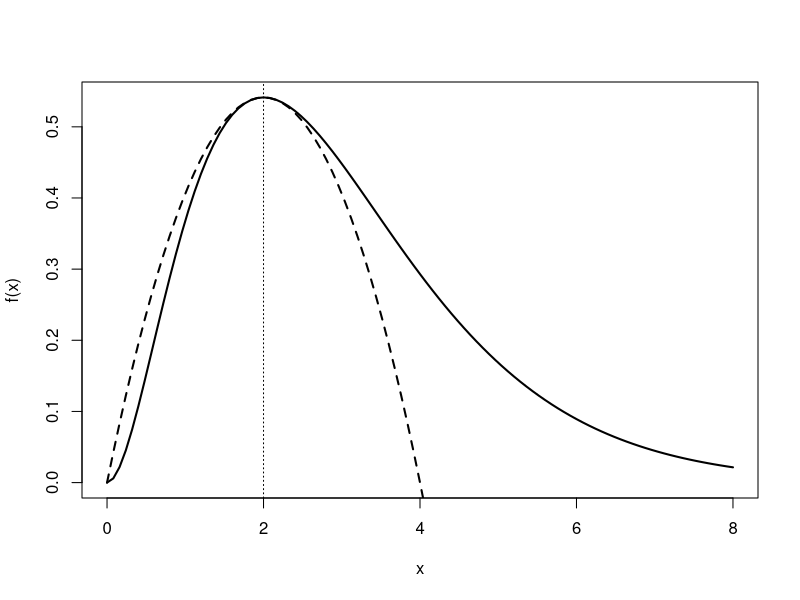
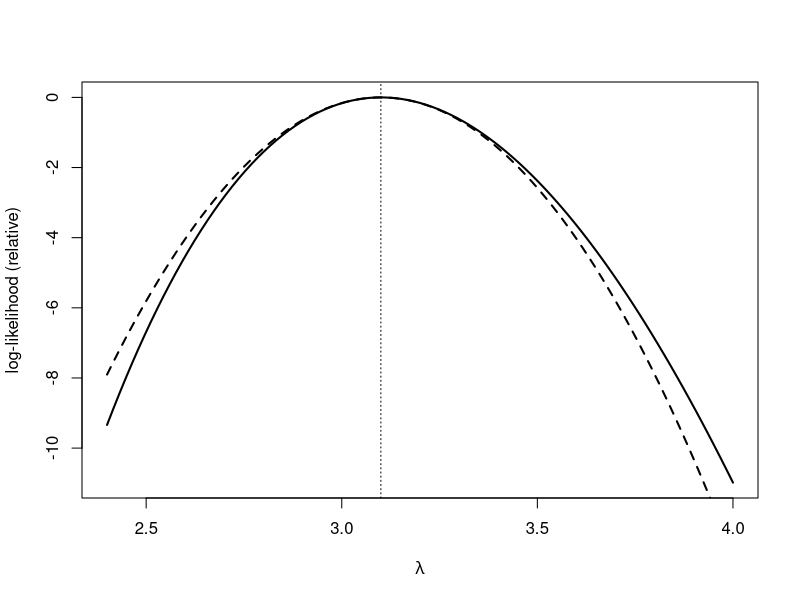

Write the R code that produced these figures, in order.
# Session 1 — Derivatives and optimization
# Statistical Modelling (BAM), IE University --- Prof. Dae-Jin Lee (daelee@faculty.ie.edu)
# Plain-script version of 01-calculus-optimization.Rmd (same code). Run from r-examples/:  Rscript 01-calculus-optimization.R

# Maximum likelihood (session 3) means finding where a derivative is zero, and its standard errors come from the second derivative. This file shows the tools we use: symbolic derivatives, second-order Taylor expansions, numerical optimization, and numerical checks of a gradient and a Hessian.

# ---- Symbolic derivatives ----
f <- expression(x^2 * exp(-x))
D(f, "x")
D(D(f, "x"), "x")

# ---- Find a maximum numerically ----
# $f(x) = x^2 e^{-x}$: $f'(x) = x e^{-x}(2 - x)$, so the stationary points are $x = 0$ and $x = 2$.
# $f''(x) = e^{-x}(x^2 - 4x + 2)$ gives $f''(0) = 2 > 0$ (minimum) and $f''(2) = -2e^{-2} < 0$ (maximum, $f(2) = 4e^{-2}$).
f_num <- function(x) x^2 * exp(-x)
optimize(f_num, interval = c(0, 10), maximum = TRUE)
c(f_at_2 = 4 * exp(-2), f2_at_2 = -2 * exp(-2))

# ---- Second-order Taylor expansion ----
# Around $x_0$: $f(x) \approx f(x_0) + f'(x_0)(x - x_0) + \tfrac12 f''(x_0)(x - x_0)^2$. At the maximum $f'(x_0) = 0$, so only the curvature term is left.
taylor2 <- function(x, x0 = 2) {
  f0 <- x0^2 * exp(-x0)
  f1 <- x0 * exp(-x0) * (2 - x0)
  f2 <- exp(-x0) * (x0^2 - 4 * x0 + 2)
  f0 + f1 * (x - x0) + 0.5 * f2 * (x - x0)^2
}
curve(f_num, from = 0, to = 8, ylab = "f(x)", lwd = 2)
curve(taylor2(x), add = TRUE, lty = 2, lwd = 2)
abline(v = 2, lty = 3)

# ---- Two variables: gradient and Hessian ----
# $f(x, y) = x\, e^{-(x^2 + y^2)}$. The gradient is $\nabla f = e^{-(x^2+y^2)}\,(1 - 2x^2,\ -2xy)^\top$, which vanishes at $(\pm 1/\sqrt2, 0)$.
# At $(1/\sqrt2, 0)$ the Hessian is $e^{-1/2}\,\mathrm{diag}(-2\sqrt2, -\sqrt2)$: negative definite, so a maximum.
# `optimHess()` (package `stats`) computes the Hessian by finite differences.
f2 <- function(v) v[1] * exp(-(v[1]^2 + v[2]^2))
fit2 <- optim(c(0.5, 0.5), f2, control = list(fnscale = -1))   # maximise
fit2$par                                     # close to (0.7071, 0)
H_num <- optimHess(c(1 / sqrt(2), 0), f2)
H_num
exp(-1/2) * diag(c(-2 * sqrt(2), -sqrt(2)))  # analytical Hessian
eigen(H_num)$values                          # both negative

# ---- Check a gradient: least squares ----
# The gradient of $\mathrm{RSS}(\beta) = (y - X\beta)^\top(y - X\beta)$ is $-2X^\top(y - X\beta)$. Compare with a central finite difference at an arbitrary $\beta$, then check that the Hessian is $2X^\top X$.
y <- mtcars$mpg
X <- cbind(1, mtcars$wt, mtcars$hp)
rss <- function(b) sum((y - X %*% b)^2)

b0 <- c(30, -2, -0.02)
grad_analytic <- drop(-2 * crossprod(X, y - X %*% b0))
h <- 1e-5
grad_numeric <- sapply(1:3, function(j) {
  e <- replace(numeric(3), j, h)
  (rss(b0 + e) - rss(b0 - e)) / (2 * h)
})
rbind(grad_analytic, grad_numeric)

all.equal(optimHess(b0, rss), 2 * crossprod(X), tolerance = 1e-6)

# ---- Preview of session 3: a Poisson log-likelihood ----
# Counts $y_1, \dots, y_n \stackrel{\text{iid}}{\sim} \text{Poisson}(\lambda)$. Up to a constant, the log-likelihood is
# $\ell(\lambda) = \sum_i y_i \log \lambda - n\lambda$.
# The score $S(\lambda) = \sum_i y_i/\lambda - n = 0$ gives $\hat\lambda = \bar y$.
# We use the `discoveries` counts (number of great discoveries per year, 1860–1959).
y <- as.numeric(discoveries)
n <- length(y)
loglik <- function(lambda) sum(y) * log(lambda) - n * lambda
fit <- optimize(loglik, interval = c(0.01, 10), maximum = TRUE)
c(numerical = fit$maximum, analytical = mean(y))

# The observed information is $I(\lambda) = -\ell''(\lambda) = \sum_i y_i / \lambda^2$. At $\hat\lambda = \bar y$ it equals $n/\bar y$, and the standard error is $\mathrm{se}(\hat\lambda) = I(\hat\lambda)^{-1/2} = \sqrt{\bar y / n}$.
lambda_hat <- mean(y)
obs_info <- sum(y) / lambda_hat^2
num_info <- -optimHess(lambda_hat, loglik)   # numerical second derivative
c(analytic = obs_info, numeric = drop(num_info), n_over_ybar = n / lambda_hat)
c(se = 1 / sqrt(obs_info), formula = sqrt(lambda_hat / n))

# The second-order Taylor expansion of $\ell$ at $\hat\lambda$ is the quadratic approximation used for Wald intervals in session 3.
ll_rel <- function(l) loglik(l) - loglik(lambda_hat)
curve(sapply(x, ll_rel), from = 2.4, to = 4, lwd = 2,
      xlab = expression(lambda), ylab = "log-likelihood (relative)")
curve(-0.5 * obs_info * (x - lambda_hat)^2, add = TRUE, lty = 2, lwd = 2)
abline(v = lambda_hat, lty = 3)

# ---- `optim()` for several parameters ----
# Most models have more than one parameter. `optim()` minimises, so pass the negative log-likelihood. Here a normal sample, with $\log\sigma$ as the second parameter so that $\sigma$ stays positive.
set.seed(2027)
z <- rnorm(100, mean = 5, sd = 2)
negloglik <- function(par) -sum(dnorm(z, mean = par[1], sd = exp(par[2]), log = TRUE))
fit <- optim(c(0, 0), negloglik, method = "BFGS")
c(mu = fit$par[1], sigma = exp(fit$par[2]))
c(mean(z), sqrt(mean((z - mean(z))^2)))   # MLE of sigma divides by n, not n - 1
